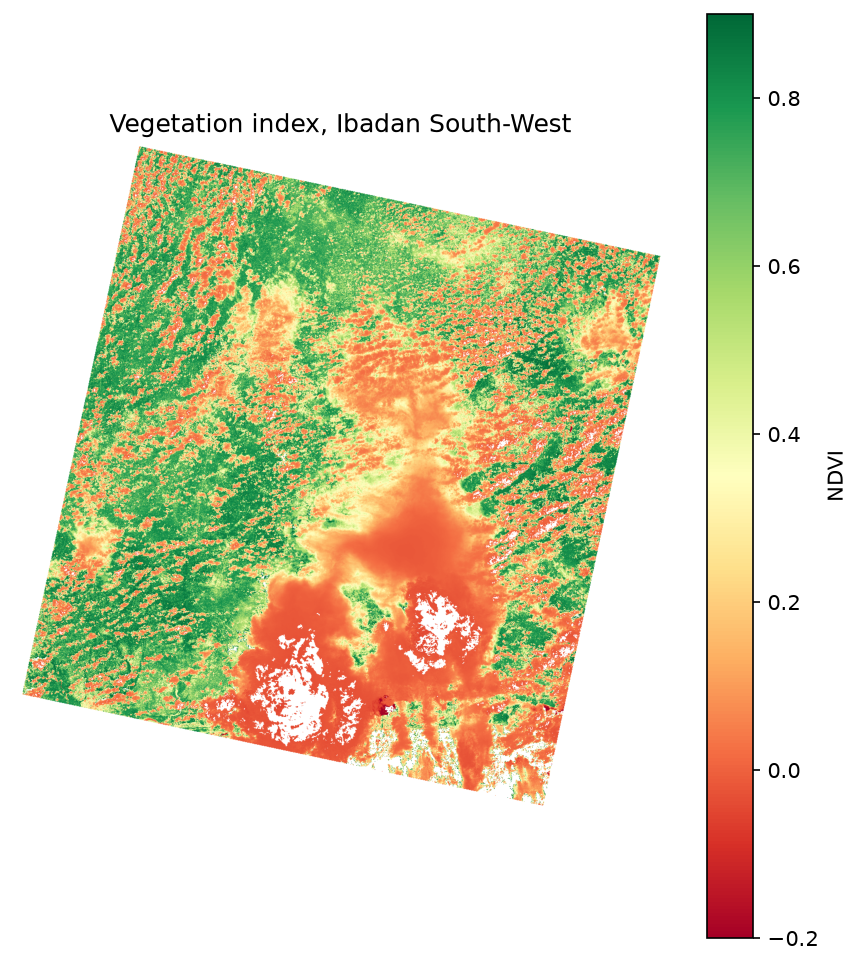

Reproduce this figure in Python.
import matplotlib.pyplot as plt
import rasterio

with rasterio.open("data/processed/my_ndvi.tif") as src:
    ndvi = src.read(
        1,
        masked=True,
        out_shape=(src.height // 6, src.width // 6),
    )
fig, ax = plt.subplots(figsize=(7, 8))
image = ax.imshow(ndvi, cmap="RdYlGn", vmin=-0.2, vmax=0.9)
fig.colorbar(image, ax=ax, label="NDVI")
ax.set_title("Vegetation index, Ibadan South-West")
ax.set_axis_off()
fig.savefig("month-03/week-12/my_map.png", dpi=150, bbox_inches="tight")
print("Saved my_map.png")
